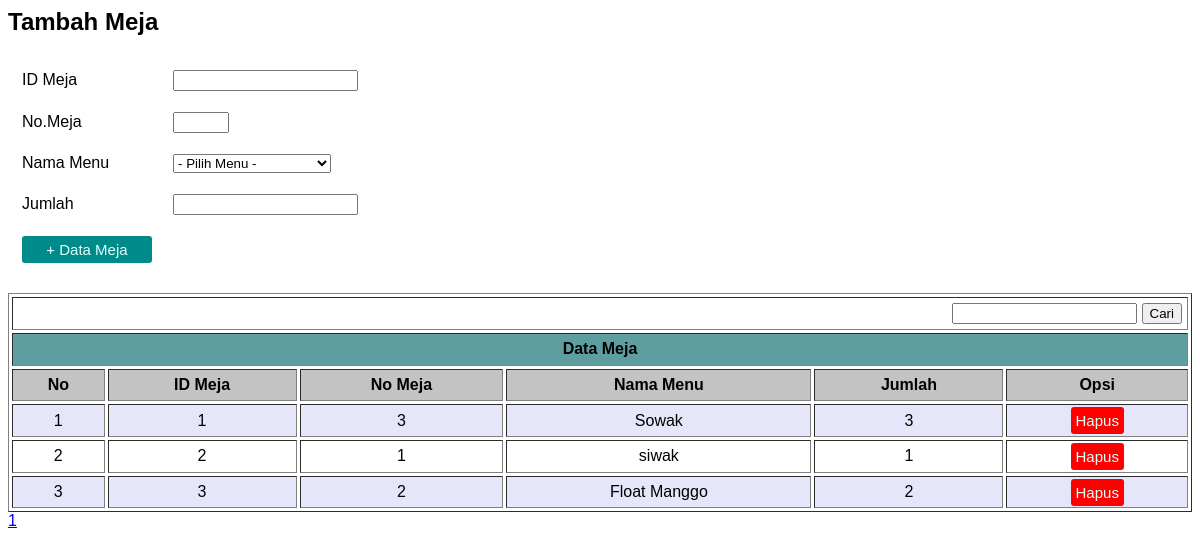
Screenshot of /Restoran/Administrator/meja.php with the database file from the repository.
### tables this page shows
CREATE TABLE IF NOT EXISTS `tb_meja` (
  `id_meja` varchar(10) NOT NULL,
  `no_meja` varchar(50) NOT NULL,
  `nama_menu` varchar(100) NOT NULL,
  `jumlah` varchar(30) NOT NULL,
  PRIMARY KEY (`id_meja`)
);

### Restoran/Administrator/meja.php (the view, shortened to what this page needs)
<link rel="stylesheet" type="text/css" href="button.css">
<h2>Tambah Meja</h2>
<form method="post">
	<table cellpadding="7px" cellspacing="7">
		<tr>
			<td>ID Meja</td>
			<td><input type="text" name="id_meja"></td>
		</tr>
		<tr>
			<td>No.Meja</td>
			<td><input type="number" min="1" max="30" name="no_meja"></td>
		</tr>
		<tr>
			<td>Nama Menu</td>
			<td><select name="nama_menu" >
					<option selected="">- Pilih Menu -</option>
				</select></td>
		</tr>
		<tr>
			<td>Jumlah</td>
			<td><input type="number" min="1" name="jumlah"></td>
		</tr>
		<tr>
			<td><input type="submit" name="masuk" class="butin" value="+ Data Meja"></td>
		</tr>
	</table>
</form>
	<table align="center" border="1" cellspacing="3" cellpadding="5" style=" width:100%;height: 28%">
		<tr>
    <td height="25" colspan="6" border="0">
    <div align="right">
      <label>
       <input type="text" name="cari"  />
       </label>
       <label>
      <input type="submit" value="Cari" />
      </label>
      </div>
      </td>
  </tr>
  <tr>
		<th bgcolor="cadetblue" colspan="6">Data Meja</th>
	</tr>
	<tr bgcolor="#C3C3C3">
		<th style="text-align:center;">No</th>
		<th style="text-align:center;">ID Meja</th>
		<th style="text-align:center;">No Meja</th>
		<th style="text-align:center;">Nama Menu</th>
		<th style="text-align:center;">Jumlah</th>
		<th style="text-align:center;">Opsi</th>
	</tr>
	<?php
	include '../koneksi.php';
	$no = '1';
	$halaman = '3';
	if (isset($_GET["halaman"])) {
		$page = $_GET["halaman"];
	}else{
		$page = '1';
	}
	if ($page>1) {
		$mulai =($page * $halaman) - $halaman;
	}else{
		$mulai = '0';
	}
	$data = mysqli_query($koneksi,"SELECT * FROM tb_meja LIMIT $mulai, $halaman");
	while ($isi = mysqli_fetch_array($data)) {
		if ($no%2==0){
			$bg="white";
		}else{
			$bg="lavender";
		}
	?>
	  <tr bgcolor="<?php echo $bg; ?>">
		<td style="text-align:center;"><?php echo $no++ ?></td>
		<td style="text-align:center;"><?php echo $isi['id_meja'] ?></td>
		<td style="text-align:center;"><?php echo $isi['no_meja'] ?></td>
		<td style="text-align:center;"><?php echo $isi['nama_menu'] ?></td>
		<td style="text-align:center;"><?php echo $isi['jumlah'] ?></td>
		<td style="text-align:center;"><a href="mejahapus.php?id_meja=<?php echo $isi['id_meja'] ?>" class='butss'>Hapus</a>
		</td>
	</tr>
	<?php
	}
	?>
</table>
<div>
	<?php
	$result = mysqli_query($koneksi,"SELECT * FROM tb_meja");
	$total = mysqli_num_rows($result);
	$pages = ceil($total/$halaman);
	for ($i=1; $i<=$pages ; $i++){?>
	<a href="?resto=meja&halamann=<?php echo $i; ?>"><?php echo $i; ?></a>
	<?php } ?>
</div>

### Restoran/Administrator/button.css (style rules this page uses)
.butin { text-decoration: none; background-color: darkcyan; color: lightcyan; border: none; width: 130px; padding: 5px; font-family: Tahoma,sans-serif; font-size: 15px; border-radius: 3px; }
.butss { text-decoration: none; background-color: red; color: lightcyan; border: none; width: 120px; padding: 5px; font-family: Tahoma,sans-serif; font-size: 15px; border-radius: 3px; }

### rows the page displays
tb_meja: id_meja "1", no_meja "3", nama_menu "Sowak", jumlah "3"
tb_meja: id_meja "2", no_meja "1", nama_menu "siwak", jumlah "1"
tb_meja: id_meja "3", no_meja "2", nama_menu "Float Manggo", jumlah "2"
